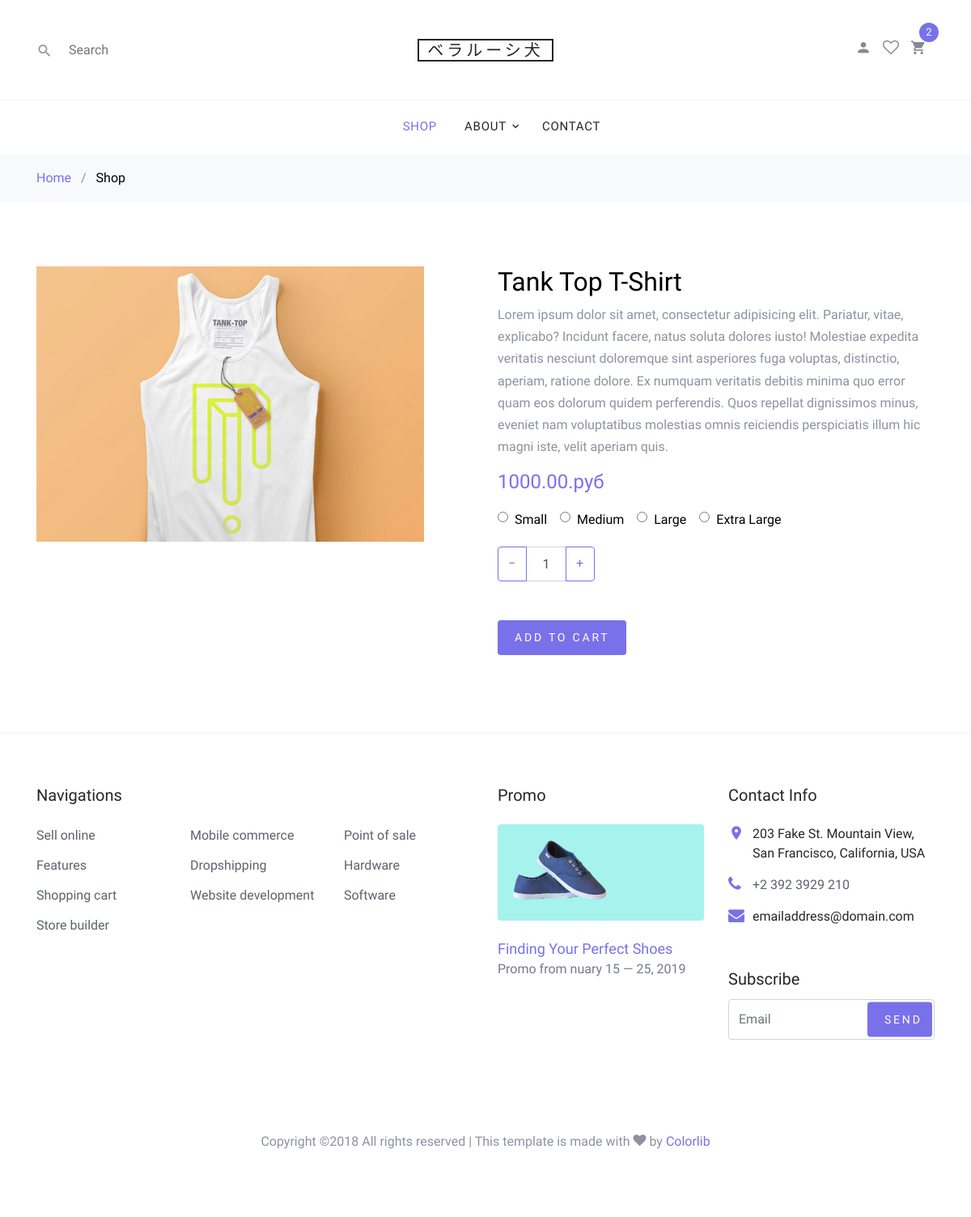
Page /product/tank-topt-shirt/ on the committed database.
### test_shop_app/models.py (models this page shows, shortened)
class Product(models.Model):
    category = models.ForeignKey(Category, related_name='products', verbose_name="Категория", on_delete=models.CASCADE)
    name = models.CharField(max_length=200, db_index=True, verbose_name="Название")
    slug = models.SlugField(max_length=200, db_index=True)
    image = models.ImageField(upload_to= image_folder, verbose_name="Изображение товара")
    description = models.TextField(blank=True, verbose_name="Описание")
    price = models.DecimalField(max_digits=10, decimal_places=2, verbose_name="Цена")
    stock = models.PositiveIntegerField(verbose_name="На складе")
    available = models.BooleanField(default=True, verbose_name="Доступен")
    created = models.DateTimeField(auto_now_add=True)
    updated = models.DateTimeField(auto_now=True)

### test_shop_app/views.py (the view)
# urls.py: re_path(r'^product/(?P<product_slug>[-\w]+)/$', views.product_view, name= 'product_kek'),
def product_view(request, product_slug):
    product= Product.objects.get(slug= product_slug)
    context = {
        'product': product
    }
    return render(request, 'test_shop_app/shop-single.html', context)

### test_shop_app/templates/test_shop_app/shop-single.html
{% extends "test_shop_app/shop.html" %}
{% block content %}
    <div class="site-section">
      <div class="container">
        <div class="row">
          <div class="col-md-6">
            <img src="{{ product.image.url }}" alt="Image" class="img-fluid">
          </div>
          <div class="col-md-6">
            <h2 class="text-black">{{ product.name }}</h2>
            <p>{{ product.description }}</p>
            <p><strong class="text-primary h4">{{ product.price }}.руб</strong></p>
            <div class="mb-1 d-flex">
              <label for="option-sm" class="d-flex mr-3 mb-3">
                <span class="d-inline-block mr-2" style="top:-2px; position: relative;"><input type="radio" id="option-sm" name="shop-sizes"></span> <span class="d-inline-block text-black">Small</span>
              </label>
              <label for="option-md" class="d-flex mr-3 mb-3">
                <span class="d-inline-block mr-2" style="top:-2px; position: relative;"><input type="radio" id="option-md" name="shop-sizes"></span> <span class="d-inline-block text-black">Medium</span>
              </label>
              <label for="option-lg" class="d-flex mr-3 mb-3">
                <span class="d-inline-block mr-2" style="top:-2px; position: relative;"><input type="radio" id="option-lg" name="shop-sizes"></span> <span class="d-inline-block text-black">Large</span>
              </label>
              <label for="option-xl" class="d-flex mr-3 mb-3">
                <span class="d-inline-block mr-2" style="top:-2px; position: relative;"><input type="radio" id="option-xl" name="shop-sizes"></span> <span class="d-inline-block text-black"> Extra Large</span>
              </label>
            </div>
            <div class="mb-5">
              <div class="input-group mb-3" style="max-width: 120px;">
              <div class="input-group-prepend">
                <button class="btn btn-outline-primary js-btn-minus" type="button">&minus;</button>
              </div>
              <input type="text" class="form-control text-center" value="1" placeholder="" aria-label="Example text with button addon" aria-describedby="button-addon1">
              <div class="input-group-append">
                <button class="btn btn-outline-primary js-btn-plus" type="button">&plus;</button>
              </div>
            </div>
            </div>
            <p><a href="cart.html" class="buy-now btn btn-sm btn-primary">Add To Cart</a></p>
          </div>
        </div>
      </div>
    </div>
  {% endblock content %}

### static_in_dev/css/style.css (style rules this page uses)
body { line-height: 1.7; color: #8c92a0; font-weight: 300; font-size: 16px; }
a { -webkit-transition: .3s all ease; -o-transition: .3s all ease; transition: .3s all ease; }
.text-black { color: #000; }
.btn { text-transform: uppercase; position: relative; -webkit-transition: 0.2s all ease-in-out !important; -o-transition: 0.2s all ease-in-out !important; transition: 0.2s all ease-in-out !important; top: 0; letter-spacing: .05em; }
.btn.btn-sm { font-size: 14px !important; padding: 10px 20px !important; }
.btn.btn-primary { font-size: 17px; font-weight: 300; letter-spacing: .2em; }
.form-control { height: 43px; }
.site-section { padding: 2.5em 0; }
@media (min-width: 768px) { .site-section { padding: 5em 0; } }

### rows in the picture
Product: image (picture), name "Tank Top T-Shirt", description "Lorem ipsum dolor sit amet, consectetur adipisicing elit. Pariatur, vitae, explicabo? Incidunt facere, natus soluta dolores iusto! Molestiae expedita veritatis nesciunt doloremque sint asperiores fuga voluptas, distinctio, aperiam, ratione dolore. Ex numquam veritatis debitis minima quo error quam eos dolorum quidem perferendis. Quos repellat dignissimos minus, eveniet nam voluptatibus molestias omnis reiciendis perspiciatis illum hic magni iste, velit aperiam quis.", price "1000.00"
